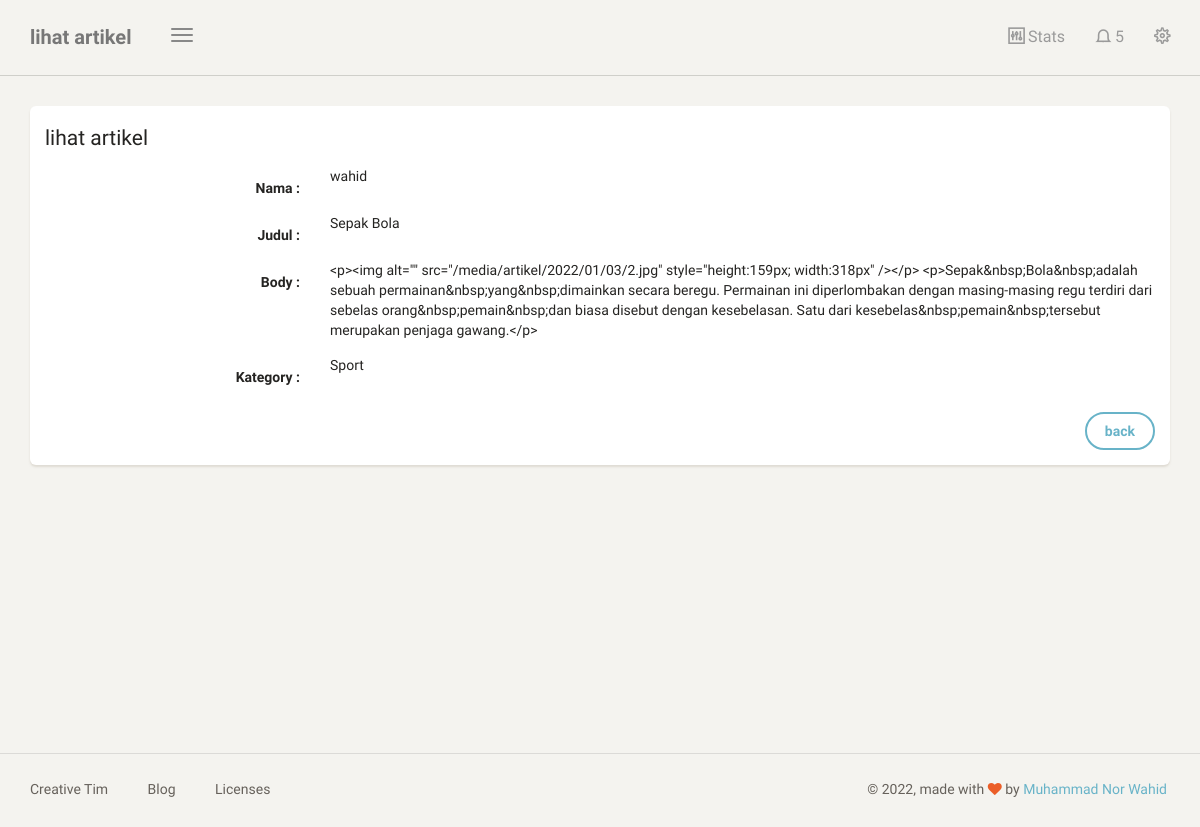
Page /dashboard/artikel/lihat/11 (signed in) on the committed database.
### blog/models.py (models this page shows, shortened)
class Artikel(models.Model):
    nama = models.ForeignKey(User, on_delete=models.CASCADE, blank=True, null=True)
    judul = models.CharField(max_length=100)
    body = RichTextUploadingField(blank=True, null=True,
                                        config_name='special',
                                        external_plugin_resources=[(
                                            'youtube',
                                            '/static/ckeditor_plugins/youtube/youtube/',
                                            'plugin.js',
                                        )],
    )
    kategory = models.ForeignKey(Kategori, on_delete=models.CASCADE)
    date = models.DateTimeField(auto_now_add=True)
    class Meta:
        ordering =['-date']
        verbose_name_plural = "Artikel"

class Kategori(models.Model):
    nama = models.CharField(max_length=20)
    def __str__(self):
        return self.nama
    class Meta:
        verbose_name_plural = "Kategori"

### blog/views.py (the view)
# urls.py: path('artikel/lihat/<str:id>',lihat_artikel, name='lihat_artikel'),
@login_required
def lihat_artikel(request, id):
    template_name = "back/lihat_artikel.html"
    artikel = Artikel.objects.get(id=id)
    print(artikel)
    context = {
        'title' : 'lihat artikel',
        'artikel' : artikel,
    }
    return render(request, template_name, context)

### templates/back/lihat_artikel.html (shortened to what this page needs)
{% extends 'back/base.html' %}
{% block content %}
<div class="content">
    <div class="container-fluid">
        <div class="row">
            <div class="col-md-12">
                <div class="card">
                    <form class="form-horizontal" method="POST">
                        <div class="card-header">
                            <h4 class="card-title">
                                {{title}}
                            </h4>
                        </div>
                        <div class="card-content">
                            <div class="form-group">
                                <label class="col-md-3 control-label">Nama : </label>
                                <div class="col-md-9">
                                    {{artikel.nama}}
                                </div>
                            </div>
                            <div class="form-group">
                                <label class="col-md-3 control-label">Judul : </label>
                                <div class="col-md-9">
                                    {{artikel.judul}}
                                </div>
                            </div>
                            <div class="form-group">
                                <label class="col-md-3 control-label">Body : </label>
                                <div class="col-md-9">
                                    {{artikel.body}}
                                </div>
                            </div>
                            <div class="form-group">
                                <label class="col-md-3 control-label">Kategory : </label>
                                <div class="col-md-9">
                                 {{artikel.kategory}}
                                </div>
                            </div>
                        </div>
                        <div class="card-footer text-right">
                            <div class="form-group">
                                <label class="col-md-3"></label>
                                <div class="col-md-9">
                                    <a class="btn btn-info" href="{%url 'tabel_artikel' %}">back</a>
                                </div>
                            </div>
                        </div>
                    </form>
                </div>
            </div>
        </div>
    </div>
</div>
{% endblock content %}

### rows in the picture
Artikel: nama "wahid", judul "Sepak Bola", body "<p><img alt=\"\" src=\"/media/artikel/2022/01/03/2.jpg\" style=\"height:159px; width:318px\" /></p> <p>Sepak&nbsp;Bola&nbsp;adalah sebuah permainan&nbsp;yang&nbsp;dimainkan secara beregu. Permainan ini diperlombakan dengan masing-masing regu terdiri dari sebelas orang&nbsp;pemain&nbsp;dan biasa disebut dengan kesebelasan. Satu dari kesebelas&nbsp;pemain&nbsp;tersebut merupakan penjaga gawang.</p>", kategory "Sport"

### other values in the picture
{{ title }} "lihat artikel"
